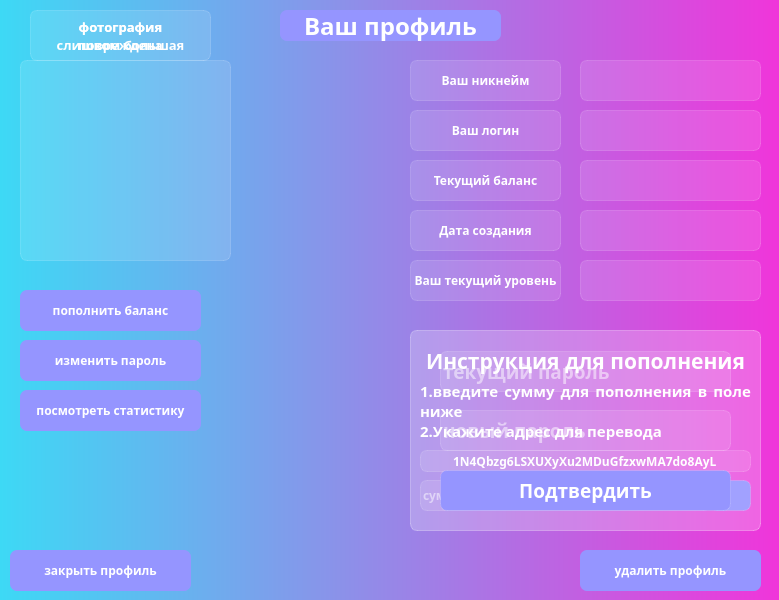
<?xml version="1.0" encoding="UTF-8"?>
<ui version="4.0">
 <class>profile</class>
 <widget class="QMainWindow" name="profile">
  <property name="geometry">
   <rect>
    <x>0</x>
    <y>0</y>
    <width>779</width>
    <height>600</height>
   </rect>
  </property>
  <property name="windowTitle">
   <string>MainWindow</string>
  </property>
  <property name="styleSheet">
   <string notr="true">background-color: qlineargradient(spread:pad, x1:0, y1:0, x2:1, y2:0, stop:0 rgb(61, 217, 245), stop:1 rgb(240, 53, 218));
font-family: ljk_OCRA;
         font-weight: bold;
            color: rgb(255, 255, 255);
            border-style: solid;</string>
  </property>
  <widget class="QWidget" name="centralwidget">
   <widget class="QFrame" name="label_all">
    <property name="geometry">
     <rect>
      <x>0</x>
      <y>0</y>
      <width>781</width>
      <height>601</height>
     </rect>
    </property>
    <property name="styleSheet">
     <string notr="true">background-color: none</string>
    </property>
    <property name="frameShape">
     <enum>QFrame::StyledPanel</enum>
    </property>
    <property name="frameShadow">
     <enum>QFrame::Raised</enum>
    </property>
    <widget class="QFrame" name="transaction_frame">
     <property name="geometry">
      <rect>
       <x>410</x>
       <y>330</y>
       <width>351</width>
       <height>201</height>
      </rect>
     </property>
     <property name="styleSheet">
      <string notr="true">background-color: rgba(255,255,255,30);
border: 1px solid rgba(255,255,255,40);
border-style: solid;
border-radius: 7px;</string>
     </property>
     <property name="frameShape">
      <enum>QFrame::StyledPanel</enum>
     </property>
     <property name="frameShadow">
      <enum>QFrame::Raised</enum>
     </property>
     <widget class="QLineEdit" name="lineEdit_money">
      <property name="geometry">
       <rect>
        <x>10</x>
        <y>150</y>
        <width>291</width>
        <height>31</height>
       </rect>
      </property>
      <property name="placeholderText">
       <string>сумма для пополнения</string>
      </property>
     </widget>
     <widget class="QPushButton" name="btn_money">
      <property name="geometry">
       <rect>
        <x>300</x>
        <y>150</y>
        <width>41</width>
        <height>31</height>
       </rect>
      </property>
      <property name="styleSheet">
       <string notr="true">background-color: rgb(149, 149, 255);
border-radius: 7px;</string>
      </property>
      <property name="text">
       <string/>
      </property>
      <property name="icon">
       <iconset resource="icon.qrc">
        <normaloff>:/newPrefix/icons/cil-cursor.png</normaloff>:/newPrefix/icons/cil-cursor.png</iconset>
      </property>
     </widget>
     <widget class="QLabel" name="label_2">
      <property name="geometry">
       <rect>
        <x>10</x>
        <y>10</y>
        <width>331</width>
        <height>41</height>
       </rect>
      </property>
      <property name="font">
       <font>
        <family>ljk_OCRA</family>
        <pointsize>16</pointsize>
        <bold>true</bold>
       </font>
      </property>
      <property name="styleSheet">
       <string notr="true">background-color: None;
border-style: None;</string>
      </property>
      <property name="text">
       <string>Инструкция для пополнения</string>
      </property>
      <property name="alignment">
       <set>Qt::AlignCenter</set>
      </property>
      <property name="wordWrap">
       <bool>true</bool>
      </property>
     </widget>
     <widget class="QLabel" name="label_5">
      <property name="geometry">
       <rect>
        <x>10</x>
        <y>50</y>
        <width>331</width>
        <height>61</height>
       </rect>
      </property>
      <property name="font">
       <font>
        <family>ljk_OCRA</family>
        <pointsize>11</pointsize>
        <bold>true</bold>
       </font>
      </property>
      <property name="styleSheet">
       <string notr="true">background-color: None;
border-style: None;</string>
      </property>
      <property name="text">
       <string>1.введите сумму для пополнения в поле ниже
2.Укажите адрес для перевода</string>
      </property>
      <property name="alignment">
       <set>Qt::AlignJustify|Qt::AlignVCenter</set>
      </property>
      <property name="wordWrap">
       <bool>true</bool>
      </property>
     </widget>
     <widget class="QLineEdit" name="lineEdit_2">
      <property name="geometry">
       <rect>
        <x>10</x>
        <y>120</y>
        <width>331</width>
        <height>22</height>
       </rect>
      </property>
      <property name="styleSheet">
       <string notr="true"/>
      </property>
      <property name="text">
       <string>1N4Qbzg6LSXUXyXu2MDuGfzxwMA7do8AyL</string>
      </property>
      <property name="alignment">
       <set>Qt::AlignCenter</set>
      </property>
     </widget>
    </widget>
    <widget class="QLabel" name="label">
     <property name="geometry">
      <rect>
       <x>280</x>
       <y>10</y>
       <width>221</width>
       <height>31</height>
      </rect>
     </property>
     <property name="styleSheet">
      <string notr="true">font-size: 24px;
border-radius: 7px;
background-color: rgb(149, 149, 255);</string>
     </property>
     <property name="text">
      <string>Ваш профиль</string>
     </property>
     <property name="alignment">
      <set>Qt::AlignCenter</set>
     </property>
    </widget>
    <widget class="QPushButton" name="btn_balance">
     <property name="geometry">
      <rect>
       <x>20</x>
       <y>290</y>
       <width>181</width>
       <height>41</height>
      </rect>
     </property>
     <property name="styleSheet">
      <string notr="true">
background-color: rgb(149, 149, 255);
border-radius: 7px;</string>
     </property>
     <property name="text">
      <string>пополнить баланс</string>
     </property>
     <property name="icon">
      <iconset resource="icon.qrc">
       <normaloff>:/newPrefix/icons/cil-credit-card.png</normaloff>:/newPrefix/icons/cil-credit-card.png</iconset>
     </property>
    </widget>
    <widget class="QLabel" name="login">
     <property name="geometry">
      <rect>
       <x>580</x>
       <y>110</y>
       <width>181</width>
       <height>41</height>
      </rect>
     </property>
     <property name="styleSheet">
      <string notr="true">font-family: ljk_OCRA;
         font-weight: bold;
            color: rgb(255, 255, 255);
            border-style: solid;
            border-radius:21px;
background-color: rgba(255,255,255,30);
border: 1px solid rgba(255,255,255,40);
border-radius: 7px;</string>
     </property>
     <property name="text">
      <string/>
     </property>
     <property name="alignment">
      <set>Qt::AlignCenter</set>
     </property>
    </widget>
    <widget class="QLabel" name="label_9">
     <property name="geometry">
      <rect>
       <x>410</x>
       <y>260</y>
       <width>151</width>
       <height>41</height>
      </rect>
     </property>
     <property name="styleSheet">
      <string notr="true">font-family: ljk_OCRA;
         font-weight: bold;
            color: rgb(255, 255, 255);
            border-style: solid;
            border-radius:21px;
background-color: rgba(255,255,255,30);
border: 1px solid rgba(255,255,255,40);
border-radius: 7px;</string>
     </property>
     <property name="text">
      <string>Ваш текущий уровень</string>
     </property>
     <property name="alignment">
      <set>Qt::AlignCenter</set>
     </property>
    </widget>
    <widget class="QLabel" name="balance">
     <property name="geometry">
      <rect>
       <x>580</x>
       <y>160</y>
       <width>181</width>
       <height>41</height>
      </rect>
     </property>
     <property name="styleSheet">
      <string notr="true">font-family: ljk_OCRA;
         font-weight: bold;
            color: rgb(255, 255, 255);
            border-style: solid;
            border-radius:21px;
background-color: rgba(255,255,255,30);
border: 1px solid rgba(255,255,255,40);
border-radius: 7px;</string>
     </property>
     <property name="text">
      <string/>
     </property>
     <property name="alignment">
      <set>Qt::AlignCenter</set>
     </property>
    </widget>
    <widget class="QPushButton" name="btn_statistic">
     <property name="geometry">
      <rect>
       <x>20</x>
       <y>390</y>
       <width>181</width>
       <height>41</height>
      </rect>
     </property>
     <property name="styleSheet">
      <string notr="true">
background-color: rgb(149, 149, 255);
border-radius: 7px;</string>
     </property>
     <property name="text">
      <string>посмотреть статистику</string>
     </property>
     <property name="icon">
      <iconset resource="icon.qrc">
       <normaloff>:/newPrefix/icons/cil-chart-line.png</normaloff>:/newPrefix/icons/cil-chart-line.png</iconset>
     </property>
    </widget>
    <widget class="QLabel" name="label_4">
     <property name="geometry">
      <rect>
       <x>410</x>
       <y>160</y>
       <width>151</width>
       <height>41</height>
      </rect>
     </property>
     <property name="styleSheet">
      <string notr="true">font-family: ljk_OCRA;
         font-weight: bold;
            color: rgb(255, 255, 255);
            border-style: solid;
            border-radius:21px;
background-color: rgba(255,255,255,30);
border: 1px solid rgba(255,255,255,40);
border-radius: 7px;</string>
     </property>
     <property name="text">
      <string>Текущий баланс</string>
     </property>
     <property name="alignment">
      <set>Qt::AlignCenter</set>
     </property>
    </widget>
    <widget class="QLabel" name="level">
     <property name="geometry">
      <rect>
       <x>580</x>
       <y>260</y>
       <width>181</width>
       <height>41</height>
      </rect>
     </property>
     <property name="styleSheet">
      <string notr="true">font-family: ljk_OCRA;
         font-weight: bold;
            color: rgb(255, 255, 255);
            border-style: solid;
            border-radius:21px;
background-color: rgba(255,255,255,30);
border: 1px solid rgba(255,255,255,40);
border-radius: 7px;</string>
     </property>
     <property name="text">
      <string/>
     </property>
     <property name="alignment">
      <set>Qt::AlignCenter</set>
     </property>
    </widget>
    <widget class="QLabel" name="label_7">
     <property name="geometry">
      <rect>
       <x>410</x>
       <y>110</y>
       <width>151</width>
       <height>41</height>
      </rect>
     </property>
     <property name="styleSheet">
      <string notr="true">font-family: ljk_OCRA;
         font-weight: bold;
            color: rgb(255, 255, 255);
            border-style: solid;
            border-radius:21px;
background-color: rgba(255,255,255,30);
border: 1px solid rgba(255,255,255,40);
border-radius: 7px;</string>
     </property>
     <property name="text">
      <string>Ваш логин</string>
     </property>
     <property name="alignment">
      <set>Qt::AlignCenter</set>
     </property>
    </widget>
    <widget class="QLabel" name="photo">
     <property name="geometry">
      <rect>
       <x>20</x>
       <y>60</y>
       <width>211</width>
       <height>201</height>
      </rect>
     </property>
     <property name="styleSheet">
      <string notr="true">background-color: rgba(255,255,255,30);
border: 1px solid rgba(255,255,255,40);
border-style: solid;
font-family: ljk_OCRA;
border-radius: 7px;
font-size: 15px;</string>
     </property>
     <property name="text">
      <string/>
     </property>
    </widget>
    <widget class="QPushButton" name="btn_exitgame">
     <property name="geometry">
      <rect>
       <x>10</x>
       <y>550</y>
       <width>181</width>
       <height>41</height>
      </rect>
     </property>
     <property name="styleSheet">
      <string notr="true">background-color: rgb(149, 149, 255);
border-radius: 7px;</string>
     </property>
     <property name="text">
      <string>закрыть профиль</string>
     </property>
     <property name="icon">
      <iconset resource="icon.qrc">
       <normaloff>:/newPrefix/icons/cil-door.png</normaloff>:/newPrefix/icons/cil-door.png</iconset>
     </property>
    </widget>
    <widget class="QLabel" name="name">
     <property name="geometry">
      <rect>
       <x>580</x>
       <y>60</y>
       <width>181</width>
       <height>41</height>
      </rect>
     </property>
     <property name="styleSheet">
      <string notr="true">font-family: ljk_OCRA;
         font-weight: bold;
            color: rgb(255, 255, 255);
            border-style: solid;
            border-radius:21px;
background-color: rgba(255,255,255,30);
border: 1px solid rgba(255,255,255,40);
border-radius: 7px;</string>
     </property>
     <property name="text">
      <string/>
     </property>
     <property name="alignment">
      <set>Qt::AlignCenter</set>
     </property>
    </widget>
    <widget class="QPushButton" name="btn_delete">
     <property name="geometry">
      <rect>
       <x>580</x>
       <y>550</y>
       <width>181</width>
       <height>41</height>
      </rect>
     </property>
     <property name="styleSheet">
      <string notr="true">
background-color: rgb(149, 149, 255);
border-radius: 7px;</string>
     </property>
     <property name="text">
      <string>удалить профиль</string>
     </property>
     <property name="icon">
      <iconset resource="icon.qrc">
       <normaloff>:/newPrefix/icons/cil-x-circle.png</normaloff>:/newPrefix/icons/cil-x-circle.png</iconset>
     </property>
    </widget>
    <widget class="QPushButton" name="btn_change_pass">
     <property name="geometry">
      <rect>
       <x>20</x>
       <y>340</y>
       <width>181</width>
       <height>41</height>
      </rect>
     </property>
     <property name="styleSheet">
      <string notr="true">
background-color: rgb(149, 149, 255);
border-radius: 7px;</string>
     </property>
     <property name="text">
      <string>изменить пароль</string>
     </property>
     <property name="icon">
      <iconset resource="icon.qrc">
       <normaloff>:/newPrefix/icons/cil-settings.png</normaloff>:/newPrefix/icons/cil-settings.png</iconset>
     </property>
    </widget>
    <widget class="QFrame" name="frame_pass">
     <property name="geometry">
      <rect>
       <x>410</x>
       <y>330</y>
       <width>351</width>
       <height>201</height>
      </rect>
     </property>
     <property name="styleSheet">
      <string notr="true">background-color: rgba(255,255,255,30);
border: 1px solid rgba(255,255,255,40);
border-style: solid;
border-radius: 7px;</string>
     </property>
     <property name="frameShape">
      <enum>QFrame::StyledPanel</enum>
     </property>
     <property name="frameShadow">
      <enum>QFrame::Raised</enum>
     </property>
     <widget class="QLineEdit" name="lineEdit_old">
      <property name="geometry">
       <rect>
        <x>30</x>
        <y>21</y>
        <width>291</width>
        <height>41</height>
       </rect>
      </property>
      <property name="font">
       <font>
        <family>ljk_OCRA</family>
        <pointsize>14</pointsize>
        <bold>true</bold>
       </font>
      </property>
      <property name="placeholderText">
       <string>текущий пароль</string>
      </property>
     </widget>
     <widget class="QLineEdit" name="lineEdit_new">
      <property name="geometry">
       <rect>
        <x>30</x>
        <y>80</y>
        <width>291</width>
        <height>41</height>
       </rect>
      </property>
      <property name="font">
       <font>
        <family>ljk_OCRA</family>
        <pointsize>14</pointsize>
        <bold>true</bold>
       </font>
      </property>
      <property name="placeholderText">
       <string>новый пароль</string>
      </property>
     </widget>
     <widget class="QPushButton" name="btn_pass_conf">
      <property name="geometry">
       <rect>
        <x>30</x>
        <y>140</y>
        <width>291</width>
        <height>41</height>
       </rect>
      </property>
      <property name="font">
       <font>
        <family>ljk_OCRA</family>
        <pointsize>14</pointsize>
        <bold>true</bold>
       </font>
      </property>
      <property name="styleSheet">
       <string notr="true">
background-color: rgb(149, 149, 255);
border-radius: 7px;</string>
      </property>
      <property name="text">
       <string>Подтвердить</string>
      </property>
      <property name="icon">
       <iconset resource="icon.qrc">
        <normaloff>:/newPrefix/icons/cil-check-circle.png</normaloff>:/newPrefix/icons/cil-check-circle.png</iconset>
      </property>
     </widget>
    </widget>
    <widget class="QLabel" name="label_3">
     <property name="geometry">
      <rect>
       <x>410</x>
       <y>60</y>
       <width>151</width>
       <height>41</height>
      </rect>
     </property>
     <property name="styleSheet">
      <string notr="true">font-family: ljk_OCRA;
         font-weight: bold;
            color: rgb(255, 255, 255);
            border-style: solid;
            border-radius:21px;
background-color: rgba(255,255,255,30);
border: 1px solid rgba(255,255,255,40);
border-radius: 7px;</string>
     </property>
     <property name="text">
      <string>Ваш никнейм</string>
     </property>
     <property name="alignment">
      <set>Qt::AlignCenter</set>
     </property>
    </widget>
    <widget class="QLabel" name="label_10">
     <property name="geometry">
      <rect>
       <x>410</x>
       <y>210</y>
       <width>151</width>
       <height>41</height>
      </rect>
     </property>
     <property name="styleSheet">
      <string notr="true">font-family: ljk_OCRA;
         font-weight: bold;
            color: rgb(255, 255, 255);
            border-style: solid;
            border-radius:21px;
background-color: rgba(255,255,255,30);
border: 1px solid rgba(255,255,255,40);
border-radius: 7px;</string>
     </property>
     <property name="text">
      <string>Дата создания</string>
     </property>
     <property name="alignment">
      <set>Qt::AlignCenter</set>
     </property>
    </widget>
    <widget class="QLabel" name="date_created">
     <property name="geometry">
      <rect>
       <x>580</x>
       <y>210</y>
       <width>181</width>
       <height>41</height>
      </rect>
     </property>
     <property name="styleSheet">
      <string notr="true">font-family: ljk_OCRA;
         font-weight: bold;
            color: rgb(255, 255, 255);
            border-style: solid;
            border-radius:21px;
background-color: rgba(255,255,255,30);
border: 1px solid rgba(255,255,255,40);
border-radius: 7px;</string>
     </property>
     <property name="text">
      <string/>
     </property>
     <property name="alignment">
      <set>Qt::AlignCenter</set>
     </property>
    </widget>
    <widget class="QLabel" name="label_to_big">
     <property name="geometry">
      <rect>
       <x>30</x>
       <y>10</y>
       <width>181</width>
       <height>51</height>
      </rect>
     </property>
     <property name="font">
      <font>
       <family>ljk_OCRA</family>
       <pointsize>10</pointsize>
       <bold>true</bold>
      </font>
     </property>
     <property name="styleSheet">
      <string notr="true">background-color: rgba(255,255,255,30);
border: 1px solid rgba(255,255,255,40);
border-style: solid;
font-family: ljk_OCRA;
border-radius: 7px;</string>
     </property>
     <property name="text">
      <string>фотография
слишком большая</string>
     </property>
     <property name="alignment">
      <set>Qt::AlignCenter</set>
     </property>
     <property name="wordWrap">
      <bool>false</bool>
     </property>
    </widget>
    <widget class="QLabel" name="label_corrupted">
     <property name="geometry">
      <rect>
       <x>30</x>
       <y>10</y>
       <width>181</width>
       <height>51</height>
      </rect>
     </property>
     <property name="font">
      <font>
       <family>ljk_OCRA</family>
       <pointsize>10</pointsize>
       <bold>true</bold>
      </font>
     </property>
     <property name="styleSheet">
      <string notr="true">
font-color: black</string>
     </property>
     <property name="text">
      <string>фотография
повреждена</string>
     </property>
     <property name="alignment">
      <set>Qt::AlignCenter</set>
     </property>
     <property name="wordWrap">
      <bool>false</bool>
     </property>
    </widget>
   </widget>
   <widget class="QLabel" name="label_load">
    <property name="geometry">
     <rect>
      <x>250</x>
      <y>140</y>
      <width>301</width>
      <height>304</height>
     </rect>
    </property>
    <property name="font">
     <font>
      <family>ljk_OCRA</family>
      <pointsize>9</pointsize>
      <bold>true</bold>
     </font>
    </property>
    <property name="styleSheet">
     <string notr="true">background-color: none;


</string>
    </property>
    <property name="text">
     <string/>
    </property>
   </widget>
  </widget>
 </widget>
 <resources>
  <include location="icon.qrc"/>
 </resources>
 <connections/>
</ui>
